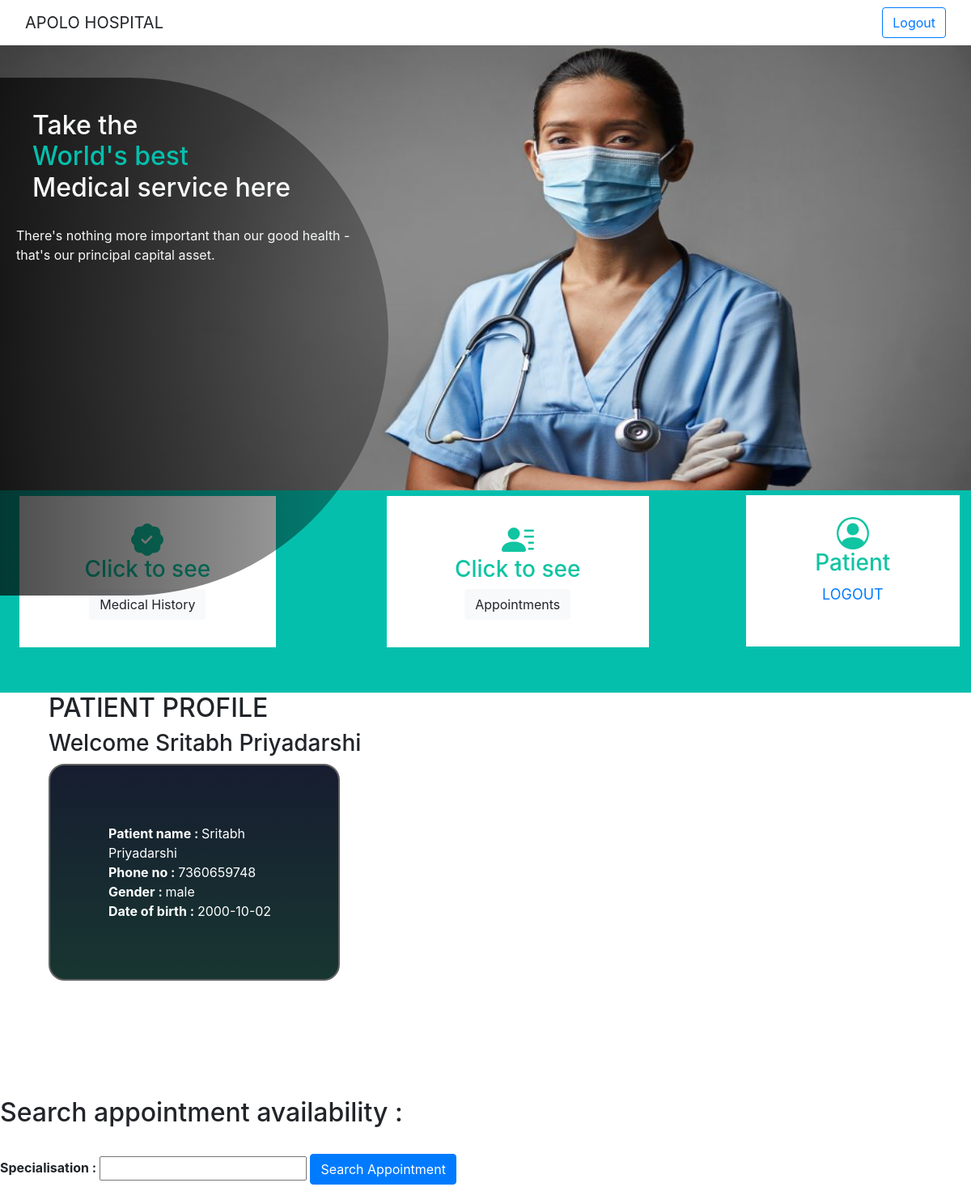
Screenshot of /patient_profile.php (signed in) with the database file from the repository.
### tables this page shows
CREATE TABLE `patients` (
  `id` int(11) NOT NULL,
  `name` varchar(50) NOT NULL,
  `phno` varchar(10) DEFAULT NULL,
  `password` varchar(20) NOT NULL,
  `gender` varchar(25) DEFAULT NULL,
  `dob` date DEFAULT NULL,
  `address` varchar(120) DEFAULT NULL
);

### patient_session.php (called while the page is built, shortened)
<?php
        require("dbconn.php");
        $user_check = $_SESSION['login_user'];
        $ses = mysqli_query($connect,"SELECT name from patients WHERE name = '$user_check' ");
        $row = mysqli_fetch_array($ses);
        $patient_session = $row['name'];
?>

### patient_profile.php (the view, shortened to what this page needs)
<?php
   include('patient_session.php');
?>
<!DOCTYPE html>
   <html lang="en">
      <head>
         <link
            rel="stylesheet"
            href="https://stackpath.bootstrapcdn.com/bootstrap/4.3.1/css/bootstrap.min.css"
         />
      </head>
   <body>
      <nav class="navbar navbar-light" style="background-color: white;">
            <div class="container-fluid">
            <a class="navbar-brand">APOLO HOSPITAL</a>
            <ul class="nav nav-pills">
                  <li class="active">
                     <form method="get" action="patient_logout.php">
                     <button type="submit" class="btn btn-outline-primary" id="dbt" name="dbt">Logout</button>
                     </form>
                  </li>
               </ul>
         </div>
      </nav>
      <div>
         <img src="p_profile.jpg" height="550px" width="100%">
         <div class="card-img-overlay text-light" style="text-align:left ; margin-top:8%; background-image: linear-gradient(to left,rgba(0, 0, 0, 0.3), rgba(0, 0, 0, 0.7));width : 40%;height:43%; border-radius : 0px 400px 400px 0px;">
               <h2 class="card-body"> Take the <div style='color: #05BFAD;'>World's best</div> Medical service here </h2>
               There's nothing more important than our good health - that's our principal capital asset.
         </div>
      </div>
      <div class="grid-container">
        <div class="grid-item" id="gc1">
            <div class="regicon">
            </div>
            <h3>Click to see </h3>
            <button class="btn btn-light" onclick="showMed()">Medical History</button><br>
        </div>
        <div class="grid-item" id="gc2">
            <div class="regicon">
            </div>
            <h3>Click to see</h3>
            <button class="btn btn-light" onclick="showApt()">Appointments</button><br>
        </div>
        <div class="grid-item" id="gc3">
            <h3>Patient</h3>
            <a href= "patient_logout.php">LOGOUT</a><br>
        </div>
    </div>
   <?php
      echo "<h2 style='margin-left: 5%;'>PATIENT PROFILE </h2>";
      $name = $patient_session;
      echo "<h3 style='margin-left: 5%;'>Welcome $name </h3>" ;
      $result = mysqli_query($connect, "SELECT id,name,phno,gender,dob FROM patients WHERE name = '$name';");
      $row = mysqli_fetch_array($result);
      echo "<div id = 'pdetails'><b>Patient name : </b>".$row[1]."<br><b>Phone no : </b>".$row[2]. "<br><b>Gender : </b>" .$row[3]."<br><b>Date of birth : </b>".$row[4]."</div><br><br>";
      $pid = $row[0];
      $medList = mysqli_query($connect,"SELECT medreport FROM medhistory WHERE p_id = '$pid'");
      while($med = mysqli_fetch_array($medList)){
         echo "<p id = 'med' style='display : none;'><b>Medical history: </b><br>".$med[0]."</p><br>";
      }
      $aptList =  mysqli_query($connect,"SELECT apt_id , fees , date_of_apt,doc_id FROM appointments WHERE pid = '$pid'");
      while($ap = mysqli_fetch_array($aptList)){
         echo "<p id = 'apt' style='display : none;'><b>Appointment ID: </b>".$ap[0]."<br><b>Fees : </b>".$ap[1]."<br><b>Appointment dates: </b>".$ap[2]."<br>";
         $did = $ap[3];
         $dname = mysqli_query($connect,"SELECT name,sp FROM doctors WHERE id='$did'");
         $name =  mysqli_fetch_array($dname);
         echo "<b>Doctor : </b>".$name[0]."<b> Specialisation : </b>".$name[1]."</p><br>";
      }
   ?>
      <form method="post" action="/DBMS lab/patient_profile.php">
            <h2>Search appointment availability : </h2><br>
            <b>Specialisation : </b>
            <input list="sp" name="sp">
            <input type="submit" name="searchApt" value="Search Appointment" class="btn btn-primary"><br><br>
      </form>
   </body>
</html>

### patient_profile.php (style rules this page uses)
.grid-container { background-color: #05BFAD; display: grid; grid-column-gap: 10%; grid-template-columns: auto auto auto; color: #11C4A2; height : 250px; }
.grid-container #gc1 { background-color: white; height : 75%; margin-top : 2%; margin-left : 7%; padding: 10%; font-size: 18px; text-align: center; }
.grid-container #gc2 { background-color: white; height : 75%; margin-top : 2%; margin-left : 5%; padding: 10%; font-size: 18px; text-align: center; }
.grid-container #gc3 { background-color: white; height : 75%; margin-top : 2%; margin-right : 5%; padding: 10%; font-size: 18px; text-align: center; }
#pdetails { background-image : linear-gradient(180deg, rgb(22, 29, 48), rgb(24, 54, 49)); margin-left : 5%; color:white; width : 30%; padding : 6%; border : 2px solid rgb(98, 98, 98); border-radius : 20px 20px 20px 20px; }

### rows the page displays
patients: name "Sritabh Priyadarshi", phno "7360659748", gender "male", dob "2000-10-02"
